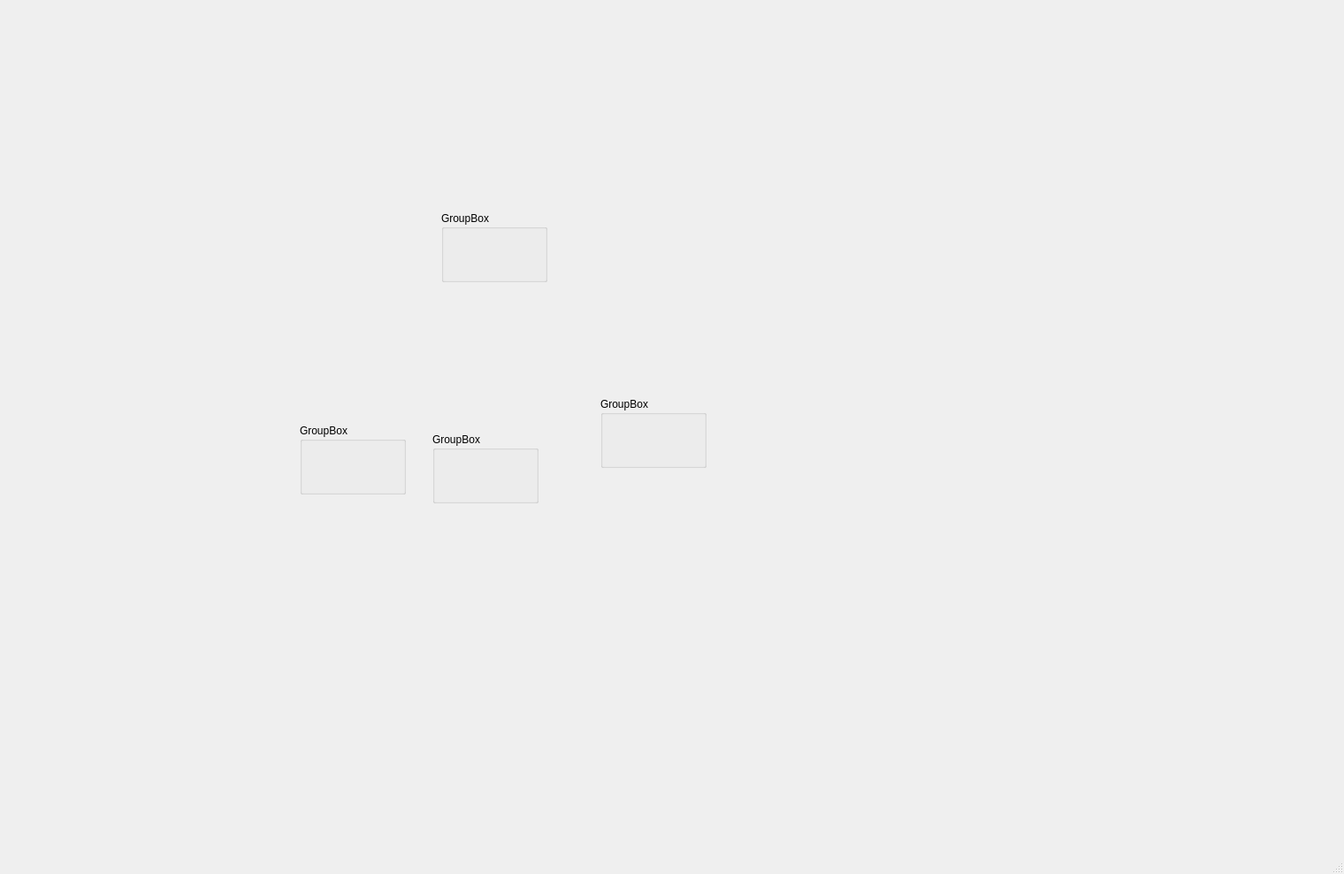
<?xml version="1.0" encoding="UTF-8"?>
<ui version="4.0">
 <class>MainWindow</class>
 <widget class="QMainWindow" name="MainWindow">
  <property name="geometry">
   <rect>
    <x>0</x>
    <y>0</y>
    <width>1520</width>
    <height>988</height>
   </rect>
  </property>
  <property name="windowTitle">
   <string>MainWindow</string>
  </property>
  <widget class="QWidget" name="centralwidget">
   <layout class="QVBoxLayout" name="verticalLayout">
    <item>
     <widget class="QCustomPlot" name="customPlot" native="true">
      <widget class="QGroupBox" name="groupBox">
       <property name="geometry">
        <rect>
         <x>490</x>
         <y>230</y>
         <width>120</width>
         <height>80</height>
        </rect>
       </property>
       <property name="title">
        <string>GroupBox</string>
       </property>
      </widget>
      <widget class="QGroupBox" name="groupBox_2">
       <property name="geometry">
        <rect>
         <x>670</x>
         <y>440</y>
         <width>120</width>
         <height>80</height>
        </rect>
       </property>
       <property name="title">
        <string>GroupBox</string>
       </property>
      </widget>
      <widget class="QGroupBox" name="groupBox_3">
       <property name="geometry">
        <rect>
         <x>480</x>
         <y>480</y>
         <width>120</width>
         <height>80</height>
        </rect>
       </property>
       <property name="title">
        <string>GroupBox</string>
       </property>
      </widget>
      <widget class="QGroupBox" name="groupBox_4">
       <property name="geometry">
        <rect>
         <x>330</x>
         <y>470</y>
         <width>120</width>
         <height>80</height>
        </rect>
       </property>
       <property name="title">
        <string>GroupBox</string>
       </property>
      </widget>
     </widget>
    </item>
   </layout>
  </widget>
  <widget class="QMenuBar" name="menubar">
   <property name="geometry">
    <rect>
     <x>0</x>
     <y>0</y>
     <width>1520</width>
     <height>25</height>
    </rect>
   </property>
  </widget>
  <widget class="QStatusBar" name="statusbar"/>
 </widget>
 <customwidgets>
  <customwidget>
   <class>QCustomPlot</class>
   <extends>QWidget</extends>
   <header>qcustomplot.h</header>
   <container>1</container>
  </customwidget>
 </customwidgets>
 <resources/>
 <connections/>
</ui>
